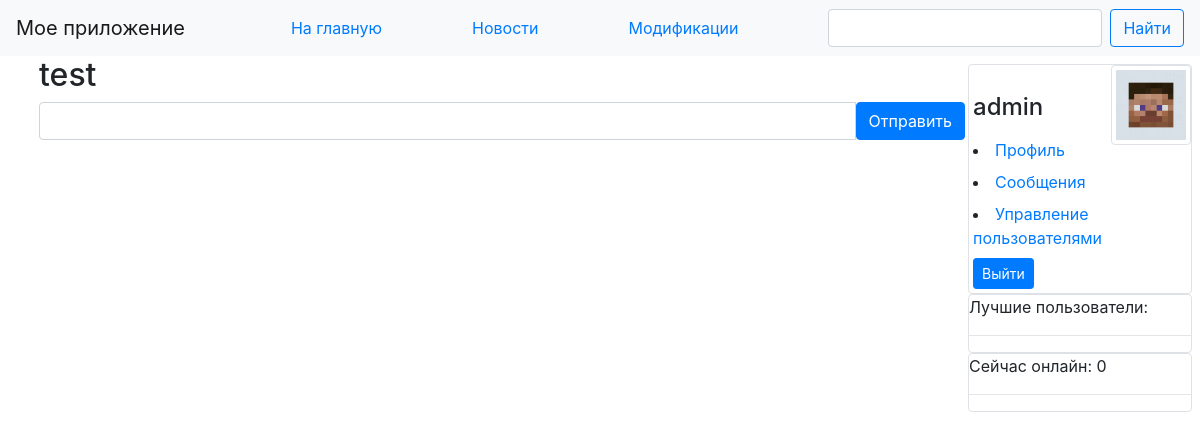
/messages/test (signed in), run on the app's committed database.
### data/users.py (models this page shows, shortened)
class User(SqlAlchemyBase, UserMixin, SerializerMixin):
    __tablename__ = 'User'
    id = sqlalchemy.Column(sqlalchemy.Integer,
                           primary_key=True, autoincrement=True)
    name = sqlalchemy.Column(sqlalchemy.String, unique=True, nullable=True)
    email = sqlalchemy.Column(sqlalchemy.String,
                              unique=True, nullable=True)
    can_control_news = sqlalchemy.Column(sqlalchemy.Boolean, default=False)
    can_control_mods = sqlalchemy.Column(sqlalchemy.Boolean, default=False)
    can_control_users = sqlalchemy.Column(sqlalchemy.Boolean, default=False)
    can_control_comments = sqlalchemy.Column(sqlalchemy.Boolean, default=False)
    can_make_mods = sqlalchemy.Column(sqlalchemy.Boolean, default=True)
    can_comment = sqlalchemy.Column(sqlalchemy.Boolean, default=True)
    hashed_password = sqlalchemy.Column(sqlalchemy.String, nullable=True)
    api_key = sqlalchemy.Column(sqlalchemy.String, unique=True, nullable=False)
    profile_image = sqlalchemy.Column(sqlalchemy.String, default='/uploads/profile_image_default.png')
    verified = sqlalchemy.Column(sqlalchemy.Boolean, default=False)
    update_date = sqlalchemy.Column(sqlalchemy.DateTime, default=datetime.datetime.now)
    created_date = sqlalchemy.Column(sqlalchemy.DateTime, default=datetime.datetime.now)
    rated_mods = orm.relation('ModRating', lazy='dynamic')
    rated_comments = orm.relation('CommentRating', lazy='dynamic')
    posted_news = orm.relation('News', lazy='dynamic')
    posted_mods = orm.relation('Mod', lazy='dynamic')
    posted_comments = orm.relation('Comment', lazy='dynamic')
    viewed = orm.relationship("Mod", secondary="ViewerAssociation", backref=orm.backref("viewed"), lazy='dynamic')

### main.py (the view)
@app.route('/messages/<name>', methods=['GET'])
@login_required
def message(name):
    session = db_session.create_session()
    user = session.query(User).filter(User.name == name).first()
    if not user or not user.verified:
        return abort(404)
    session.query(LongPollEvent).filter(and_(LongPollEvent.user_id == user.id,
                                             and_(LongPollEvent.sender == str(user.id),
                                                  LongPollEvent.event_type == 'message_unread'))).delete()
    messages_list = session.query(UserMessage).filter(
        or_(and_(UserMessage.sender_id == current_user.id, UserMessage.receiver_id == user.id),
            and_(UserMessage.sender_id == user.id, UserMessage.receiver_id == current_user.id))).order_by(
        UserMessage.created_date)
    session.commit()
    return render_template('messages_user.html', messages=messages_list, receiver=user.name)

### data/db_session.py (called while the page is built)
def create_session() -> Session:
    global __factory
    return __factory()

### main.py (called while the page is built)
@login_manager.user_loader
def load_user(user_id):
    session = db_session.create_session()
    return session.query(User).get(user_id)

### templates/messages_user.html (shortened to what this page needs)
{% extends "base.html" %}
{% block content %}
    <h2 align="left">{{receiver}}</h2>
        <div class="input-group mb-3">
            <input class="form-control" id="message">
            <button class="btn btn-primary" onclick="send()">Отправить</button>
        </div>
{% endblock %}

### templates/sidebar/user_panel.html
<div class="flex-col-md6 border rounded">
        <div>
             <img class="img-fluid img-thumbnail" src="{{current_user.profile_image}}" align="right" width="80" height="80">
            <br>
            <div class="p-1"><h4>{{ current_user.name }}</h4></div>
                <div class="p-1">
                    <li><a href="/profile/{{current_user.name}}">Профиль</a></li>
                </div>
                <div class="p-1">
                    <li><a href="/messages">Сообщения</a></li>
                </div>
                {% if current_user.can_control_users %}
                <div class="p-1">
                    <li><a href="/users">Управление пользователями</a></li>
                </div>
                {% endif %}
                <div class="p-1">
                    <a class="btn btn-primary btn-sm" href="/logout">Выйти</a>
                </div>
        </div>
</div>

### data on the page
User: profile_image (placeholder picture), name "admin"
User: name "test"
